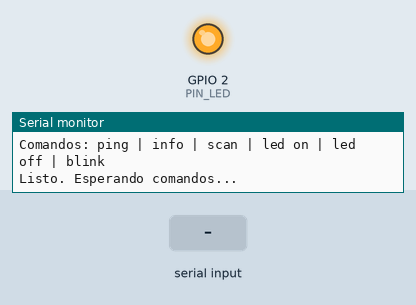
Simulated run of this sketch. Board: ESP32. On the bench: output pins drawn as LEDs (lit = HIGH), the last lines printed to the serial monitor. Dashed ring = blinking. The test bench sets the inputs (shaded band).

Above: at 0.6 s.
At 2.6 s:
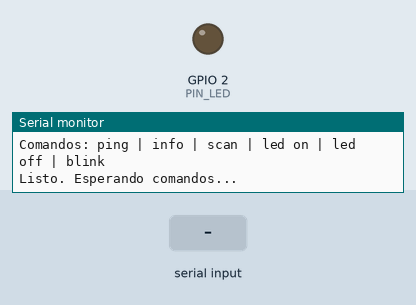
2.7 s: "blink\n" received over Serial
At 2.77 s:
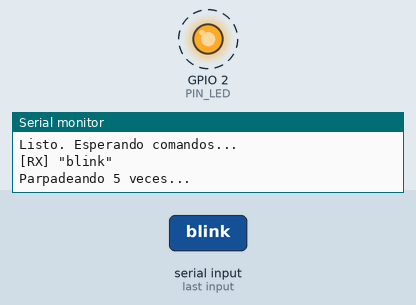
5.7 s: "ping\n" received over Serial
7.2 s: "info\n" received over Serial
Timing chart, 0 to 10.2 s (numbered marks = the images above; inputs shaded):
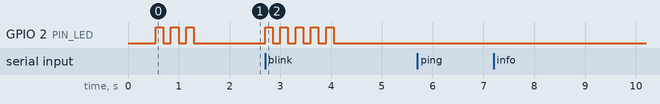

Measured:
- after the input at 2.7 s, GPIO 2 (PIN_LED): alternates HIGH for 0.15 s and LOW for 0.15 s, 10 changes in all, then stays LOW, starting at once

The sketch:

test_comunicacion.ino
```cpp
/*
 * test_comunicacion.ino
 * Prueba inicial de comunicacion ESP32 <-> PC
 *
 * Verifica: puerto serie bidireccional, identificacion del chip,
 * LED integrado y escaneo del bus I2C.
 *
 * Comandos (escribir en el monitor serie + Enter):
 *   ping      -> responde pong
 *   info      -> datos del chip
 *   scan      -> escanea dispositivos I2C
 *   led on    -> enciende LED integrado
 *   led off   -> apaga LED integrado
 *   blink     -> parpadea 5 veces
 */

#include <Wire.h>

const uint8_t  PIN_LED  = 2;      // LED integrado en la mayoria de DevKit V1
const uint8_t  PIN_SDA  = 21;     // I2C por defecto en ESP32
const uint8_t  PIN_SCL  = 22;
const uint32_t BAUDIOS  = 115200;

unsigned long ultimoLatido = 0;
bool ledEncendido = false;

void imprimirInfo() {
  Serial.println(F("--- INFO DEL CHIP ---"));
  uint32_t rev = ESP.getChipRevision();   // core 3.x: major*100+minor
  Serial.printf("Modelo        : %s rev v%lu.%lu\n", ESP.getChipModel(),
                (unsigned long)(rev / 100), (unsigned long)(rev % 100));
  Serial.printf("Nucleos       : %d\n", ESP.getChipCores());
  Serial.printf("Frecuencia CPU: %lu MHz\n", (unsigned long)getCpuFrequencyMhz());
  Serial.printf("Flash         : %lu bytes @ %lu Hz\n",
                (unsigned long)ESP.getFlashChipSize(),
                (unsigned long)ESP.getFlashChipSpeed());
  Serial.printf("RAM libre     : %lu bytes\n", (unsigned long)ESP.getFreeHeap());
  Serial.printf("MAC           : %llX\n", ESP.getEfuseMac());
  Serial.printf("SDK           : %s\n", ESP.getSdkVersion());
  Serial.println(F("---------------------"));
}

void escanearI2C() {
  Serial.println(F("Escaneando bus I2C (SDA=21, SCL=22)..."));
  uint8_t encontrados = 0;
  for (uint8_t dir = 1; dir < 127; dir++) {
    Wire.beginTransmission(dir);
    if (Wire.endTransmission() == 0) {
      Serial.printf("  Dispositivo encontrado en 0x%02X\n", dir);
      encontrados++;
    }
  }
  if (encontrados == 0) {
    Serial.println(F("  Ningun dispositivo I2C conectado."));
  } else {
    Serial.printf("  Total: %d dispositivo(s)\n", encontrados);
  }
}

void parpadear(uint8_t veces) {
  for (uint8_t i = 0; i < veces; i++) {
    digitalWrite(PIN_LED, HIGH);
    delay(150);
    digitalWrite(PIN_LED, LOW);
    delay(150);
  }
  ledEncendido = false;
}

void procesarComando(String cmd) {
  cmd.trim();
  cmd.toLowerCase();
  if (cmd.length() == 0) return;

  Serial.printf("[RX] \"%s\"\n", cmd.c_str());

  if (cmd == "ping") {
    Serial.println(F("pong"));
  } else if (cmd == "info") {
    imprimirInfo();
  } else if (cmd == "scan") {
    escanearI2C();
  } else if (cmd == "led on") {
    digitalWrite(PIN_LED, HIGH);
    ledEncendido = true;
    Serial.println(F("LED encendido"));
  } else if (cmd == "led off") {
    digitalWrite(PIN_LED, LOW);
    ledEncendido = false;
    Serial.println(F("LED apagado"));
  } else if (cmd == "blink") {
    Serial.println(F("Parpadeando 5 veces..."));
    parpadear(5);
    Serial.println(F("Listo"));
  } else {
    Serial.println(F("Comando desconocido. Usa: ping | info | scan | led on | led off | blink"));
  }
}

void setup() {
  Serial.begin(BAUDIOS);
  delay(500);                     // margen para que el puerto USB se estabilice

  pinMode(PIN_LED, OUTPUT);
  digitalWrite(PIN_LED, LOW);

  Wire.begin(PIN_SDA, PIN_SCL);

  Serial.println();
  Serial.println(F("====================================="));
  Serial.println(F(" PID AUTOCLAVE - Test de comunicacion"));
  Serial.println(F("====================================="));
  imprimirInfo();
  escanearI2C();
  Serial.println(F("Comandos: ping | info | scan | led on | led off | blink"));
  Serial.println(F("Listo. Esperando comandos..."));

  parpadear(3);                   // senal visual de arranque correcto
}

void loop() {
  // Latido cada 5 s: confirma que el firmware sigue vivo
  if (millis() - ultimoLatido >= 5000) {
    ultimoLatido = millis();
    Serial.printf("[latido] uptime=%lu s | RAM libre=%lu B | LED=%s\n",
                  millis() / 1000,
                  (unsigned long)ESP.getFreeHeap(),
                  ledEncendido ? "ON" : "OFF");
  }

  // Lectura de comandos entrantes
  if (Serial.available()) {
    String linea = Serial.readStringUntil('\n');
    procesarComando(linea);
  }
}
```
